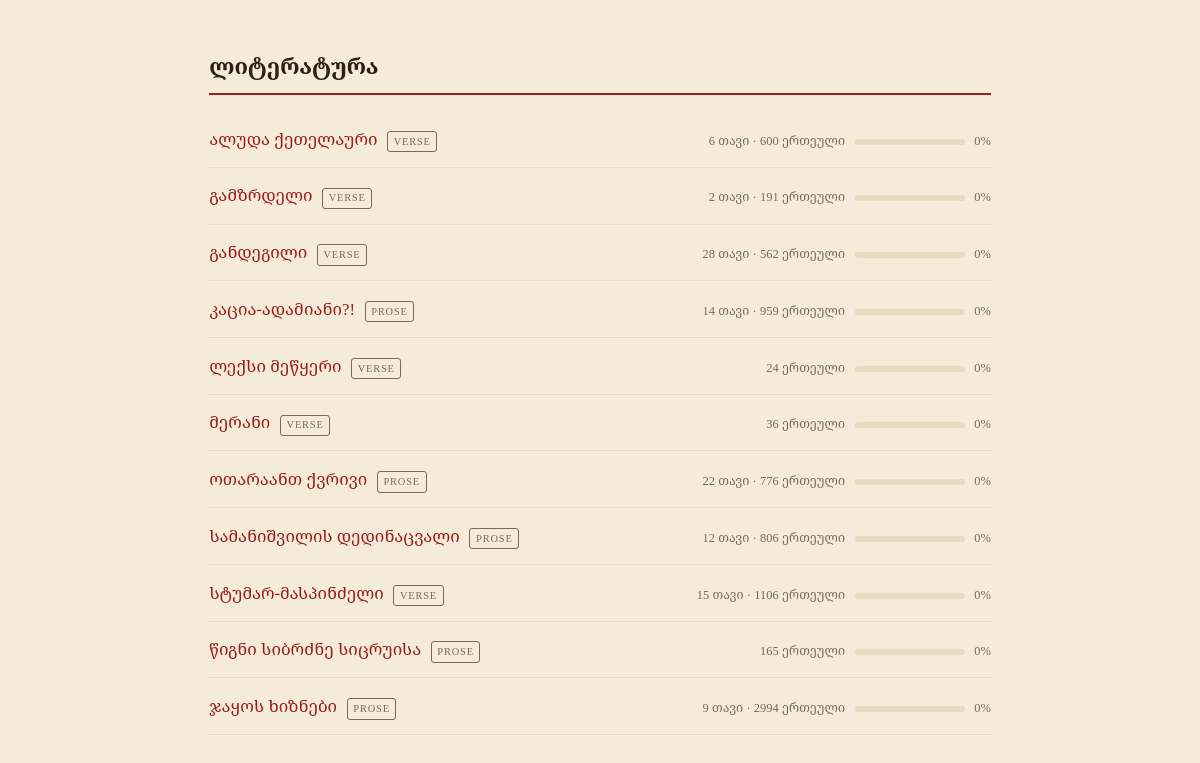
The page /literature/ on the database its author committed.
### models.py (models this page shows, shortened)
class Work(db.Model):
    __tablename__ = 'works'
    id = db.Column(db.Integer, primary_key=True)
    slug = db.Column(db.String(64), nullable=False, unique=True, index=True)
    title = db.Column(db.String(255), nullable=False)
    author = db.Column(db.String(255), nullable=True)
    subtitle = db.Column(db.String(255), nullable=True)
    kind = db.Column(db.String(16), nullable=False, default='prose')
    composed = db.Column(db.String(64), nullable=True)
    death_year = db.Column(db.Integer, nullable=True)
    source = db.Column(db.String(128), nullable=True)
    url = db.Column(db.Text, nullable=True)
    revision = db.Column(db.String(64), nullable=True)
    retrieved = db.Column(db.String(32), nullable=True)
    license = db.Column(db.String(64), nullable=True)
    sha256 = db.Column(db.String(64), nullable=True)
    unit_count = db.Column(db.Integer, nullable=False, default=0)
    section_count = db.Column(db.Integer, nullable=False, default=0)
    created_at = db.Column(db.DateTime, default=datetime.utcnow)
    units = db.relationship(
        'TextUnit',
        backref='work',
        lazy='dynamic',
        cascade='all, delete-orphan',
    )

### db_loaders/literature_routes.py (the view)
@literature.route("/")
def index():
    works = Work.query.order_by(Work.author, Work.title).all()
    rows = []
    for work in works:
        numbers = _section_numbers(work)
        done = _modern_sections(work)
        total = len(numbers) or 1
        covered = len([n for n in numbers if n in done]) or (
            1 if (not numbers and WHOLE_WORK in done) else 0)
        rows.append({
            "work": work,
            "sections": len(numbers),
            "covered": covered,
            "total": total,
            "percent": int(round(100.0 * covered / total)),
        })
    return render_template("literature_index.html", rows=rows)

### db_loaders/literature_routes.py (called while the page is built)
def _section_numbers(work):
    rows = (db.session.query(TextUnit.section)
            .filter(TextUnit.work_id == work.id,
                    TextUnit.section.isnot(None),
                    TextUnit.kind != "note")
            .distinct()
            .order_by(TextUnit.section)
            .all())
    return [row[0] for row in rows]

def _modern_sections(work):
    if ModernSection is None:
        return set()
    rows = (db.session.query(ModernSection.section)
            .filter(ModernSection.work_id == work.id)
            .all())
    return set(row[0] for row in rows)

### templates/literature_index.html (shortened to what this page needs)
<!DOCTYPE html>
<html lang="ka">
<head>
</head>
<body>
<main>
  <h1>ლიტერატურა</h1>
  {% if rows %}
    <ul class="works">
      {% for row in rows %}
        <li>
          <a href="{{ url_for('literature.start', slug=row.work.slug) }}">{{ row.work.title }}</a>
          <span class="tag">{{ row.work.kind }}</span>
          <span class="meta">
            {% if row.sections %}{{ row.sections }} თავი · {% endif %}{{ row.work.unit_count }} ერთეული
          </span>
          <span class="bar"><span style="width: {{ row.percent }}%"></span></span>
          <span class="meta">{{ row.percent }}%</span>
        </li>
      {% endfor %}
    </ul>
  {% else %}
    <p class="meta">ბაზაში ნაწარმოებები არ არის. გაუშვით load_literature.py --all</p>
  {% endif %}
</main>
</body>
</html>

### templates/literature_index.html (style rules this page uses)
:root { --parchment: #f4ecd8; --parchment-dark: #e8dcc0; --ink: #2b2118; --accent: #9b1c1c; --muted: #7a6a55; }
* { box-sizing: border-box; }
body { margin: 0; background: var(--parchment); color: var(--ink); font-family: "Noto Serif Georgian", "Sylfaen", Georgia, serif; line-height: 1.7; }
main { max-width: 820px; margin: 0 auto; padding: 2rem 1.2rem 4rem; }
h1 { font-size: 1.4rem; border-bottom: 2px solid var(--accent); padding-bottom: 0.5rem; }
ul.works { list-style: none; padding: 0; }
ul.works li { border-bottom: 1px solid var(--parchment-dark); padding: 0.85rem 0; display: flex; flex-wrap: wrap; gap: 0.6rem; align-items: baseline; }
ul.works a { color: var(--accent); text-decoration: none; font-size: 1.05rem; }
.meta { color: var(--muted); font-size: 0.78rem; }
.bar { width: 110px; height: 6px; background: var(--parchment-dark); border-radius: 3px; overflow: hidden; }
.tag { font-size: 0.65rem; letter-spacing: 0.08em; text-transform: uppercase; border: 1px solid var(--muted); color: var(--muted); border-radius: 3px; padding: 0.05rem 0.35rem; }

### rows shown on the page
Work: work "ალუდა ქეთელაური", work.kind "VERSE", work.unit_count "600"
Work: work "გამზრდელი", work.kind "VERSE", work.unit_count "191"
Work: work "განდეგილი", work.kind "VERSE", work.unit_count "562"
Work: work "კაცია-ადამიანი?!", work.kind "PROSE", work.unit_count "959"
Work: work "ლექსი მეწყერი", work.kind "VERSE", work.unit_count "24"
Work: work "მერანი", work.kind "VERSE", work.unit_count "36"
Work: work "ოთარაანთ ქვრივი", work.kind "PROSE", work.unit_count "776"
Work: work "სამანიშვილის დედინაცვალი", work.kind "PROSE", work.unit_count "806"
Work: work "სტუმარ-მასპინძელი", work.kind "VERSE", work.unit_count "1106"
Work: work "წიგნი სიბრძნე სიცრუისა", work.kind "PROSE", work.unit_count "165"
Work: work "ჯაყოს ხიზნები", work.kind "PROSE", work.unit_count "2994"

### other values the page prints
{{ row.sections }} "6" "2" "28" "14" "22" "12" "15" "9"
{{ row.percent }} "0" "0" "0" "0" "0" "0" "0" "0" "0" "0" "0"
